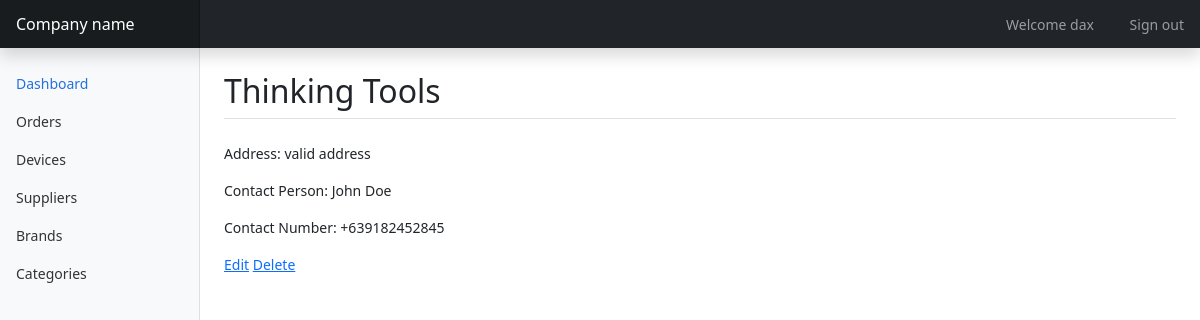
/suppliers/1 (signed in), run on the app's committed database.
### inventory/models.py (models this page shows, shortened)
class Supplier(models.Model):
    name = models.CharField(max_length=255)
    address = models.CharField(max_length=255, null=True, blank=True)
    contact_num = models.CharField(max_length=255, null=True, blank=True)
    contact_person = models.CharField(max_length=255, null=True, blank=True)

### inventory/views/supplier.py (the view)
# urls.py: path('suppliers/<str:sid>', supplier.view_supplier, name="view_supplier"),
@login_required
def view_supplier(request, sid):
    title = ''
    context = {}
    try:
        supplier = Supplier.objects.get(pk=sid)
        context = {'supplier': supplier, 'title': title}
    except Supplier.DoesNotExist:
        raise Http404("Supplier does not exist")
    return render(request, "inventory/supplier.html", context)

### inventory/templates/inventory/supplier.html (shortened to what this page needs)
{% extends 'main.html' %}
{% block content %}
<div class="d-flex border-bottom mb-4">
    <h1 class="h2">{{ supplier.name }}</h1>
</div>
{% if title == '' %}
<p>Address: {{ supplier.address }}</p>
<p>Contact Person: {{ supplier.contact_person }}</p>
<p>Contact Number: {{ supplier.contact_num }}</p>
<p><a href="{% url 'edit_supplier' supplier.id %}">Edit</a> <a href="{% url 'delete_supplier' supplier.id %}">Delete</a></p>
{% endif %}
{% endblock content %}

### templates/top.html (shortened to what this page needs)
<header class="navbar navbar-dark sticky-top bg-dark flex-md-nowrap p-0 shadow">
  <a class="navbar-brand col-md-3 col-lg-2 me-0 px-3 fs-6" href="#">Company name</a>
  <div class="navbar-nav">
    <div class="nav-item text-nowrap">
      <a href="{% url 'profile' %}" class="nav-link px-3">Welcome {{ request.user.username }}</a>
      <a class="nav-link px-3" href="{% url 'logout' %}">Sign out</a>
    </div>
  </div>
</header>

### inventory/static/inventory/style.css (style rules this page uses)
body { font-size: .875rem; }
.navbar .nav-item { color: #fff; }
.navbar .nav-item .nav-link { display: inline-block; }
.navbar-brand { padding-top: .75rem; padding-bottom: .75rem; background-color: rgba(0, 0, 0, .25); box-shadow: inset -1px 0 0 rgba(0, 0, 0, .25); }

### data on the page
Supplier: name "Thinking Tools", address "valid address", contact_person "John Doe", contact_num "+639182452845"

### other printed values
{{ request.user.username }} "dax"
